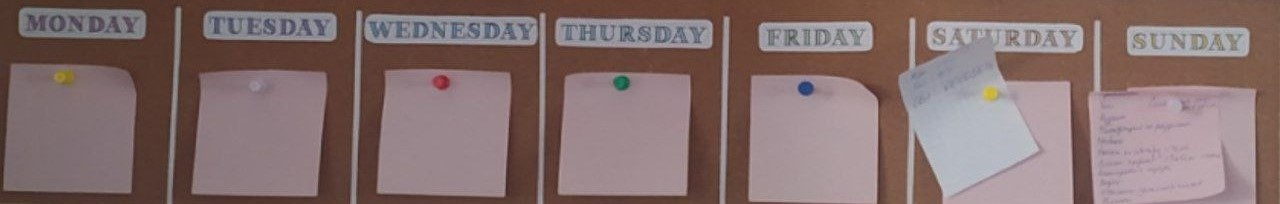
#> input picture 4/ms.jpg, 1280 x 204 px
$ python 1.py
#> lines starting #> are read from the running program, lines starting #| are printed output that depends on the picture; after the words box and inside, x2 and y2 are one past the last pixel; in counts of white or black regions, pixels touching at a corner belong together
import cv2
import numpy as np

image = cv2.imread('ms.jpg')
#> image is the input picture: shape (204, 1280, 3); mean B, G, R 109.9, 111.2, 132.7
filterd_image  = cv2.medianBlur(image, 15)
gray_image = cv2.cvtColor(filterd_image, cv2.COLOR_BGR2GRAY)
ret,thresh = cv2.threshold(gray_image, 104, 255, cv2.THRESH_BINARY)
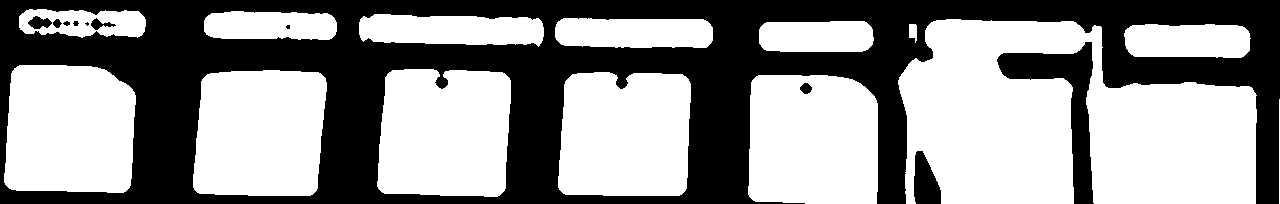
#> thresh: shape (204, 1280); 56.7% white; 11 black regions (2 under 20 px)

# все контуры
contours, _ = cv2.findContours(thresh, cv2.RETR_TREE, cv2.CHAIN_APPROX_SIMPLE)
#> contours = 22 contours, 2 with area under 20; largest, box (x1, y1, x2, y2) and area: (898, 19, 1257, 204) 46834, (748, 75, 878, 204) 15782, (377, 69, 511, 197) 15432, (193, 70, 327, 196) 15172, (4, 65, 136, 193) 15165
img_contours = image.copy()
cv2.drawContours(img_contours, contours, -1, (255, 0, 0), 2)
#> img_contours: shape (204, 1280, 3); 7.6% of pixels changed, all inside (x1, y1, x2, y2) = (3, 8, 1280, 204)

# внешние контуры
external_contours, _ = cv2.findContours(thresh, cv2.RETR_EXTERNAL, cv2.CHAIN_APPROX_SIMPLE)
#> external_contours = 14 contours, 1 with area under 20; largest, box (x1, y1, x2, y2) and area: (898, 19, 1257, 204) 46834, (748, 75, 878, 204) 15782, (377, 69, 511, 197) 15432, (193, 70, 327, 196) 15172, (4, 65, 136, 193) 15165
img_external_contours = image.copy()
cv2.drawContours(img_external_contours, external_contours, -1, (255, 0, 0), 2)

# прямоугольники, в которые вписаны предметы на изображении
image_with_contours = image.copy()
for contour in external_contours:
    x, y, w, h = cv2.boundingRect(contour)
    cv2.rectangle(image_with_contours, (x, y), (x + w, y + h), (0, 255, 0), 2)
#> this loop made 14 passes
#> (x, y, w, h) on passes 2 to 13: (748, 75, 130, 129), (558, 72, 133, 124), (193, 70, 134, 126), (377, 69, 134, 128), (4, 65, 132, 128), (1124, 24, 127, 34), (909, 24, 8, 19), (759, 21, 115, 31), (898, 19, 359, 185), (555, 18, 158, 30), (359, 14, 185, 33), (204, 11, 133, 29)
#> (contour, x, y, w, h) on pass 1: ([[1279, 99], [1279, 203]], 1279, 99, 1, 105)
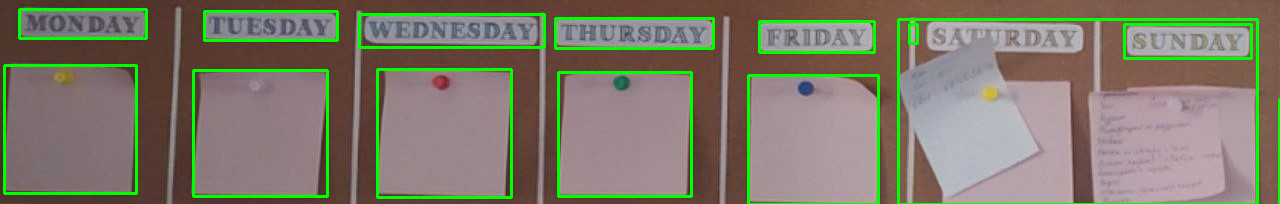
#> image_with_contours: shape (204, 1280, 3); 6.35% of pixels changed, all inside (x1, y1, x2, y2) = (3, 8, 1280, 204)

# •	Выделите контуры с наибольшей длиной и наибольшей площадью.
contour_with_max_length = max(external_contours, key=lambda x: cv2.arcLength(x, True))
#> contour_with_max_length = contour of 301 points, box (x1, y1, x2, y2) (898, 19, 1257, 204), area 46834
contour_with_max_area = max(external_contours, key=lambda x: cv2.contourArea(x))
#> contour_with_max_area has the same summary as contour_with_max_length

longest_contour_image = image.copy()
largest_contour_image = image.copy()

cv2.drawContours(longest_contour_image, [contour_with_max_length], -1, (0, 0, 255), 2)
#> longest_contour_image: shape (204, 1280, 3); 1.84% of pixels changed, all inside (x1, y1, x2, y2) = (897, 18, 1258, 204)
cv2.drawContours(largest_contour_image, [contour_with_max_area], -1, (0, 0, 255), 2)

print(f'Количество предметов: {len(external_contours)}')
#| Количество предметов: 14
cv2.imshow('Contours', img_contours)
cv2.imshow('External Contours', img_external_contours)
cv2.imshow('Rectangles', image_with_contours)
cv2.imshow('Longest Contour', longest_contour_image)
cv2.imshow('Largest Contour', largest_contour_image)

cv2.waitKey(0)

image = cv2.imread('s.jpg')
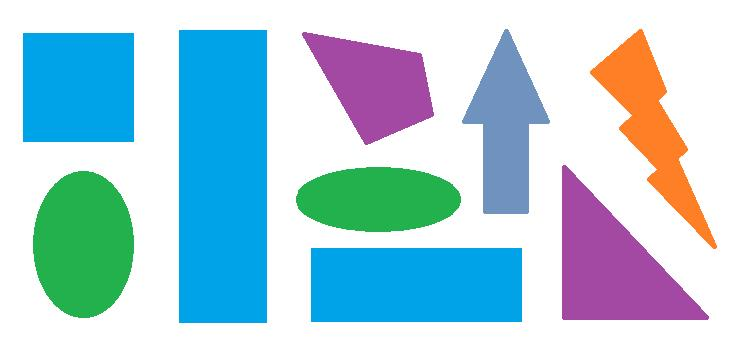
#> input picture 4/s.jpg, 750 x 351 px
#> image is the input picture: shape (351, 750, 3); mean B, G, R 219.9, 208.2, 174.1
gray_image = cv2.cvtColor(image, cv2.COLOR_BGR2GRAY)
#> gray_image: shape (351, 750)
canny_img = cv2.Canny(gray_image, 200, 255)
#> canny_img: shape (351, 750); 1.8% white in thin lines or dots, all inside (x1, y1, x2, y2) = (22, 29, 718, 324)
external_contours, _ = cv2.findContours(canny_img, cv2.RETR_TREE, cv2.CHAIN_APPROX_SIMPLE)
#> external_contours = 18 contours; largest, box (x1, y1, x2, y2) and area: (178, 29, 268, 324) 26156, (178, 29, 268, 324) 26154, (310, 247, 523, 323) 15891, (310, 247, 523, 323) 15890, (22, 32, 135, 143) 12304
img_external_contours = image.copy()
cv2.drawContours(img_external_contours, external_contours, -1, (255, 0, 0), 2)
#> img_external_contours: shape (351, 750, 3)

cv2.imshow('Contours', img_external_contours)

count_quadrilaterals = 0

for contour in external_contours:
    epsilon = 0.07 * cv2.arcLength(contour, True)
    approx = cv2.approxPolyDP(contour, epsilon, True)

    # Если контур имеет 4 вершины, считаем его четырехугольной фигурой
    if len(approx) == 4:
        # Проверьте, что фигура не слишком большая (игнорируем внешние контуры)
        if cv2.contourArea(contour) < 10000:
            count_quadrilaterals += 1
#> this loop made 18 passes
#> (epsilon, approx) on passes 1 to 12: (39.99, [[310, 248], [310, 321], [522, 320], [520, 247]]), (39.81, [[310, 249], [520, 247], [522, 320], [313, 322]]), (29.38, [[79, 170], [32, 251], [88, 318], [134, 240]]), (29.21, [[79, 170], [134, 240], [88, 318], [32, 251]]), (28.42, [[295, 197], [367, 232], [461, 201], [389, 166]]), (28.34, [[295, 197], [389, 166], [461, 201], [367, 232]]), (36.47, [[563, 164], [562, 319], [708, 319]]), (36.3, [[564, 164], [707, 319], [561, 317]]), (30.85, [[22, 34], [24, 142], [134, 141], [133, 33]]), (30.77, [[22, 34], [131, 32], [134, 140], [24, 142]]), (29.61, [[302, 32], [364, 144], [433, 116], [421, 53]]), (29.45, [[301, 34], [420, 53], [434, 114], [366, 145]])
#> after the loop, count_quadrilaterals = 4

print(f'Количество четырехугольных фигур: {count_quadrilaterals}')
#| Количество четырехугольных фигур: 4

cv2.waitKey(0)

image = cv2.imread('circles.jpg')
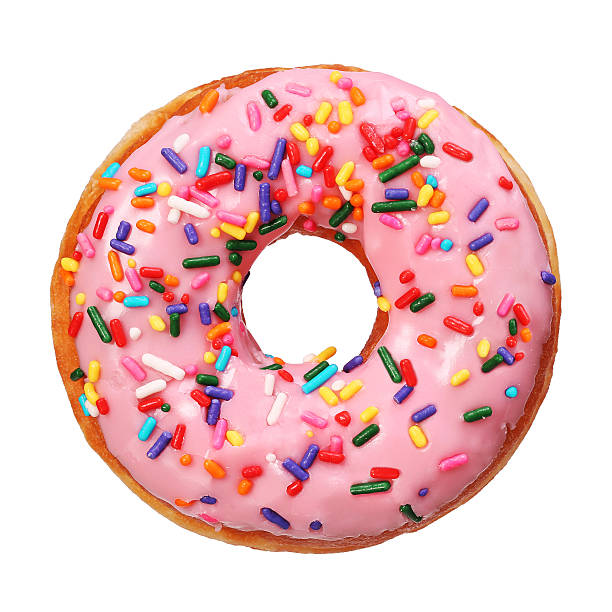
#> input picture 4/circles.jpg, 612 x 612 px
#> image is the input picture: shape (612, 612, 3); mean B, G, R 198.8, 199.5, 237.3
gray_image = cv2.cvtColor(image, cv2.COLOR_BGR2GRAY)
#> gray_image: shape (612, 612)
blured_image = cv2.GaussianBlur(gray_image, (17, 15), 0)
_, binary_image = cv2.threshold(blured_image, 170, 255, cv2.THRESH_BINARY)
#> binary_image: shape (612, 612); 77% white; 38 black regions (1 under 20 px), largest, box (x1, y1, x2, y2) and area: (52, 173, 561, 553) 32305, (98, 108, 445, 449) 31552, (60, 175, 117, 264) 2443
circles = cv2.HoughCircles(binary_image, cv2.HOUGH_GRADIENT, 1, 20, param1=65, param2=55, minRadius=0, maxRadius=0)
#> circles = [[290.5, 316.5, 237], [306.5, 299.5, 65.5]]
if circles is not None:
    print(f'Количество найденных окружностей: {len(circles[0])}')
#| Количество найденных окружностей: 2
    circles = np.uint16(np.around(circles))
#> circles = [[290, 316, 237], [306, 300, 66]]
    for circle in circles[0, :]:
        center = (circle[0], circle[1])
        radius = circle[2]
        cv2.circle(image, center, radius, (0, 0, 255), 2)
#> this loop made 2 passes
#> image: shape (612, 612, 3); 1.49% of pixels changed, all inside (x1, y1, x2, y2) = (52, 78, 529, 555)

cv2.imshow('Circles Image', image)

image = cv2.imread('sqv.jpg')
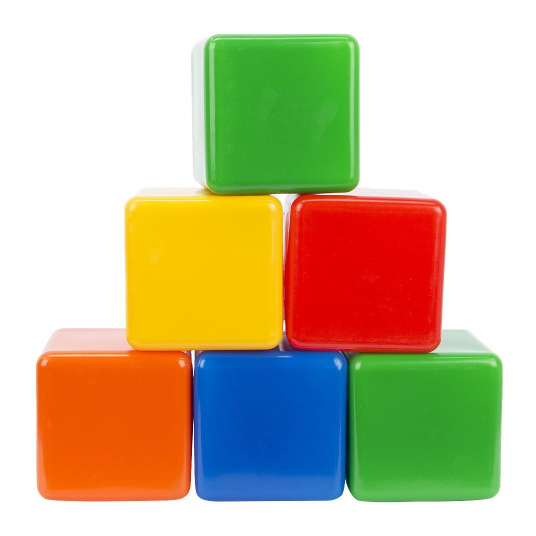
#> input picture 4/sqv.jpg, 1072 x 1072 px (shown at 1/2 size)
#> image is the input picture: shape (1072, 1072, 3); mean B, G, R 154.1, 188.3, 198.8
image = cv2.resize(image, (800, 600))
#> image: shape (600, 800, 3)
gray_image = cv2.cvtColor(image, cv2.COLOR_BGR2GRAY)
#> gray_image: shape (600, 800)
canny_img = cv2.Canny(gray_image, 30, 255)
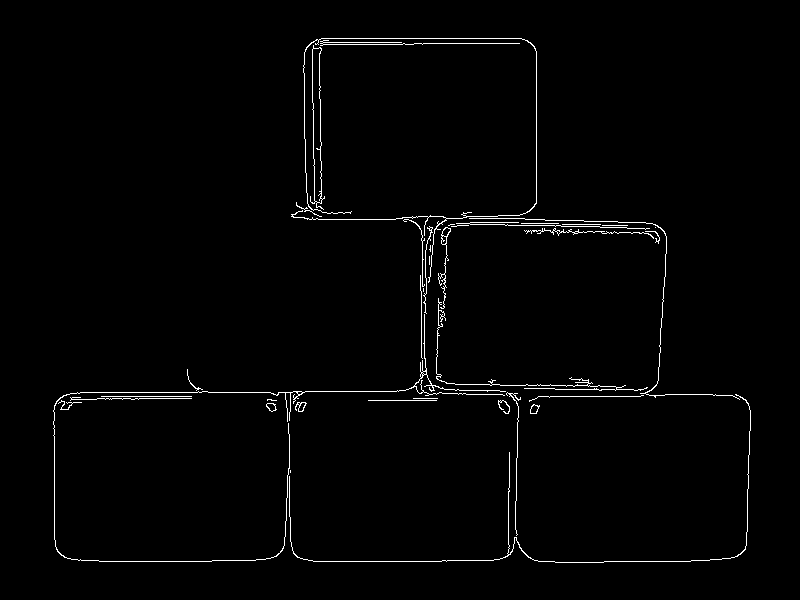
#> canny_img: shape (600, 800); 1.4% white in thin lines or dots, all inside (x1, y1, x2, y2) = (53, 38, 751, 563)
lines = cv2.HoughLines(canny_img, rho=1, theta=np.pi /180, threshold=100)
#> lines = 34 rows, first 8: [561, 1.57], [392, 1.57], [396, 1.57], [38, 1.57], [385, 1.59], [536, 0], [200, 1.61], [402, 1.54]

if lines is not None:
    print(f'Количество найденных линий: {len(lines)}')
#| Количество найденных линий: 34

# Нарисуйте найденные линии на изображении
if lines is not None:
    for line in lines:
        rho, theta = line[0]
        a = np.cos(theta)
        b = np.sin(theta)
        x0 = a * rho
        y0 = b * rho
        x1 = int(x0 + 1000 * (-b))
        y1 = int(y0 + 1000 * (a))
        x2 = int(x0 - 1000 * (-b))
        y2 = int(y0 - 1000 * (a))
        cv2.line(image, (x1, y1), (x2, y2), (0, 0, 255), 2)
#> this loop made 34 passes
#> (rho, theta, a, b, x0, y0, x1, y1) on passes 1 to 12: (561, 1.57, -4.37e-08, 1, -2.45e-05, 561, -1000, 560), (392, 1.57, -4.37e-08, 1, -1.71e-05, 392, -1000, 391), (396, 1.57, -4.37e-08, 1, -1.73e-05, 396, -1000, 395), (38, 1.57, -4.37e-08, 1, -1.66e-06, 38, -1000, 37), (385, 1.59, -0.0175, 1, -6.72, 384.9, -1006, 367), (536, 0, 1, 0, 536, 0, 536, 1000), (200, 1.61, -0.0349, 0.999, -6.98, 199.9, -1006, 164), (402, 1.54, 0.0349, 0.999, 14.03, 401.8, -985, 436), (397, 1.55, 0.0175, 1, 6.93, 396.9, -992, 414), (406, 1.55, 0.0175, 1, 7.09, 405.9, -992, 423), (206, 1.61, -0.0349, 0.999, -7.19, 205.9, -1006, 170), (216, 1.59, -0.0175, 1, -3.77, 216, -1003, 198)
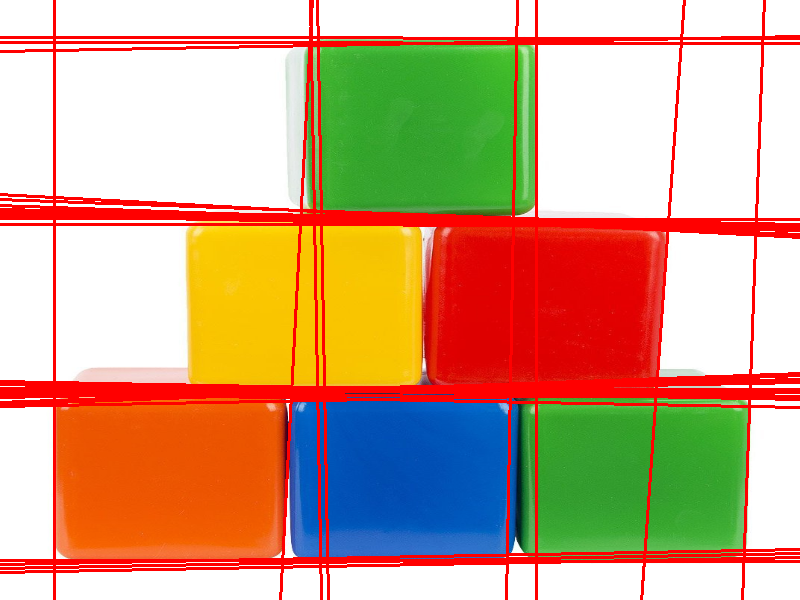
#> image: shape (600, 800, 3); mean B, G, R 134.5, 165.7, 204.9

# Отобразите изображение с нарисованными линиями
cv2.imshow('Lines Image', image)
cv2.waitKey(0)
cv2.destroyAllWindows()
